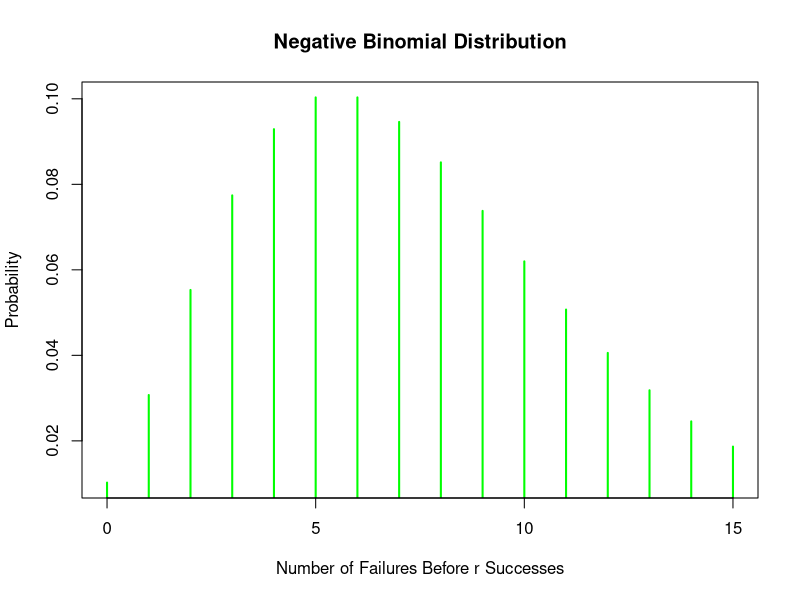

Source code (R):
# 問題 2：負二項分配 (Negative Binomial Distribution)
p_nbinom <- 0.4
r_nbinom <- 5
x_nbinom <- 0:15
nbinom_probs <- dnbinom(x_nbinom, size = r_nbinom, prob = p_nbinom)
plot(x_nbinom, nbinom_probs, type = "h", lwd = 2, col = "green", 
     xlab = "Number of Failures Before r Successes", 
     ylab = "Probability", main = "Negative Binomial Distribution")
prob_nbinom_7 <- dnbinom(7, size = r_nbinom, prob = p_nbinom)
cat("P(X = 7):", prob_nbinom_7, "\n\n")
